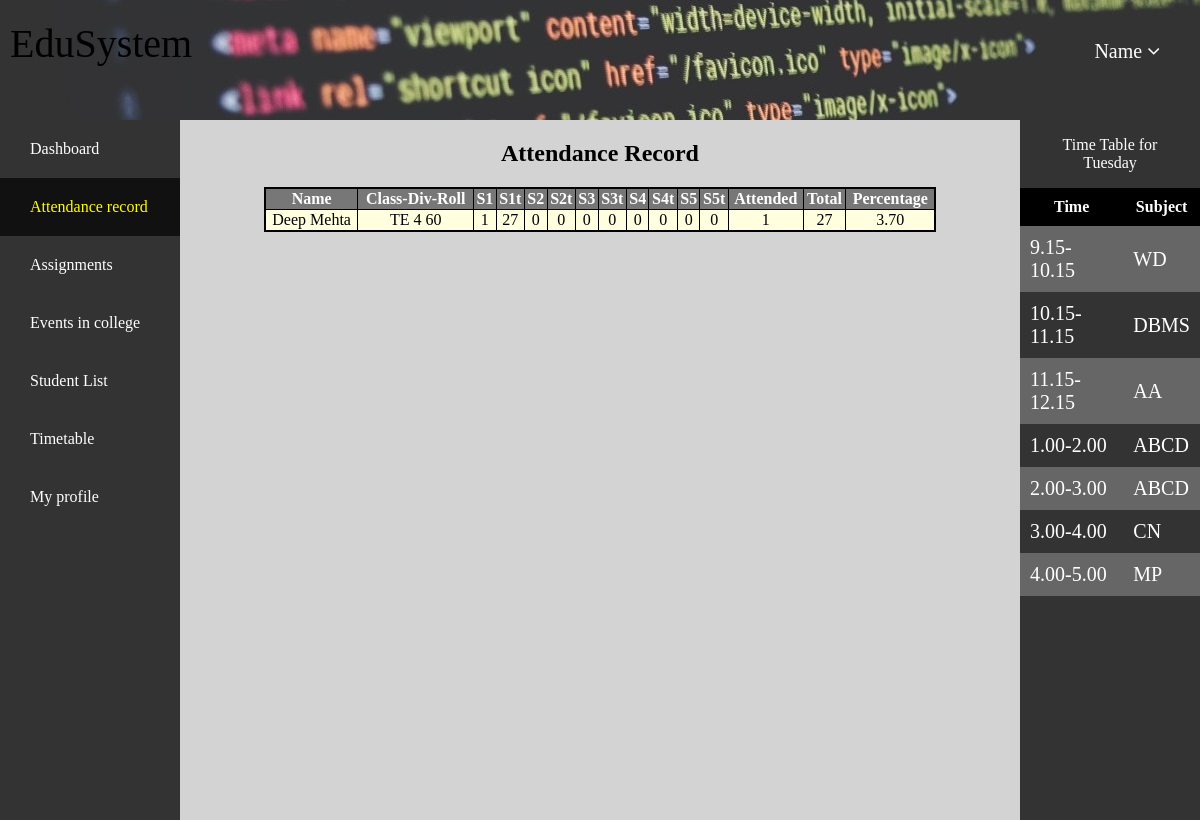
The app's page /home.php?page=attendance.php (signed in) with its own data.
### tables this page shows
CREATE TABLE `profile` (
  `UserId` varchar(15) NOT NULL,
  `Fname` text NOT NULL,
  `Lname` text NOT NULL,
  `RegNo` int(5) NOT NULL,
  `Class` varchar(2) NOT NULL,
  `Division` int(1) NOT NULL,
  `RollNo` int(2) NOT NULL,
  `MobNo` bigint(10) NOT NULL,
  `Addr` varchar(50) NOT NULL,
  `Pass` varchar(32) NOT NULL DEFAULT 'sakec',
  `S1` int(2) NOT NULL DEFAULT '0',
  `S1t` int(2) NOT NULL DEFAULT '0',
  `S2` int(2) NOT NULL DEFAULT '0',
  `S2t` int(2) NOT NULL DEFAULT '0',
  `S3` int(2) NOT NULL DEFAULT '0',
  `S3t` int(2) NOT NULL DEFAULT '0',
  `S4` int(2) NOT NULL DEFAULT '0',
  `S4t` int(2) NOT NULL DEFAULT '0',
  `S5` int(2) DEFAULT '0',
  `S5t` int(2) NOT NULL DEFAULT '0',
  `Attended` int(2) AS (S1+S2+S3+S4+S5) VIRTUAL,
  `Total` int(2) AS (S1t+S2t+S3t+S4t+S5t) VIRTUAL,
  `Percent` decimal(4,2) AS ((S1+S2+S3+S4+S5)*100/(S1t+S2t+S3t+S4t+S5t)) VIRTUAL
);

CREATE TABLE `timetable` (
  `SrNo` int(1) NOT NULL,
  `Time` varchar(15) NOT NULL,
  `Monday` varchar(15) NOT NULL,
  `Tuesday` varchar(15) NOT NULL,
  `Wednesday` varchar(15) NOT NULL,
  `Thrusday` varchar(15) NOT NULL,
  `Friday` varchar(15) NOT NULL
);

### check_attendance.php (the view, shortened to what this page needs)
<!DOCTYPE html>
<html lang="en">
<head>
	<link rel="stylesheet" href="Addons/profile.css">
</head>
<body>
	<h2>Attendance Record</h2>
	<?php
		fetch();
		function fetch() {
			$user = 'student';
			$pass = 'sakec';
			$db = 'students';
			$conn = new mysqli('localhost', $user, $pass, $db) or die("Unable to connect to server".$db);
			$get_all = "select * from profile where UserId=\"".$_SESSION['name']."\"";
			$data = mysqli_query($conn, $get_all) or die("No records found.");
			$row = mysqli_fetch_assoc($data);
			echo "<div class=\"table\"><table><tr><th>Name</th><th>Class-Div-Roll</th><th>S1</th><th>S1t</th><th>S2</th><th>S2t</th><th>S3</th><th>S3t</th><th>S4</th><th>S4t</th><th>S5</th><th>S5t</th><th>Attended</th><th>Total</th><th>Percentage</th></tr>
				<tr><td>".$row["Fname"]." ".$row["Lname"]."</td><td>".$row["Class"]." ".$row["Division"]." ".$row["RollNo"]."</td><td>".$row["S1"]."</td><td>".$row["S1t"]."</td><td>".$row["S2"]."</td><td>".$row["S2t"]."</td><td>".$row["S3"]."</td><td>".$row["S3t"]."</td><td>".$row["S4"]."</td><td>".$row["S4t"]."</td><td>".$row["S5"]."</td><td>".$row["S5t"]."</td><td>".$row["Attended"]."</td><td>".$row["Total"]."</td><td>".$row["Percent"]."</td></tr></table></div>";
		}
	?>
</body>
</html>

### home.php (shortened to what this page needs)
<html>
<head>
    <link rel="stylesheet" type="text/css" href="Addons/home.css">
    <link rel="stylesheet" href="https://cdnjs.cloudflare.com/ajax/libs/font-awesome/4.7.0/css/font-awesome.min.css">
</head>
<body>
    <div class="header">
        <div class="leftheader">
            <p class="pheader">EduSystem</p>
        </div>
        <div class="rightheader">
            <ul class="mainddheader">
                <li><a id="dropdown" href="#" onclick="#">Name        <i class="fa fa-angle-down"></i></a></li>
            </ul>
        </div>
    </div>
    <div class="flex-container">
            <div class="asideleft">
                <ul class="nav">
                    <li><a class="btn <?php if($_GET["page"]==""){echo 'active';}?>" href="home.php">Dashboard</a></li>
                    <li><a class="btn <?php if($_GET["page"]=="attendance.php"){echo 'active';}?>" href="home.php?page=attendance.php">Attendance record</a></li>
                    <li><a class="btn <?php if($_GET["page"]=="assign.php"){echo 'active';}?>" href="#">Assignments</a></li>
                    <li><a class="btn <?php if($_GET["page"]=="events.php"){echo 'active';}?>" href="#">Events in college</a></li>
                    <li><a class="btn <?php if($_GET["page"]=="list.php"){echo 'active';}?>" href="home.php?page=list.php">Student List</a></li>
                    <li><a class="btn <?php if($_GET["page"]=="tt.php"){echo 'active';}?>" href="home.php?page=timetable.php">Timetable</a></li>
                    <li><a class="btn <?php if($_GET["page"]=="update.php"){echo 'active';}?>" href="home.php?page=update.php">My profile</a></li>
                </ul>
            </div>
        <div class="maincontent">
            <?php
                if (isset($_GET['page'])&&$_GET['page']!=""){
                    include $_GET['page'];
                }
                else {
                    include 'dashboard.php';
                }
            ?>
        </div>
        <?php
            $user = 'student';
            $pass = 'sakec';
            $db = 'students';
            $conn = new mysqli('localhost', $user, $pass, $db) or die("Unable to connect to server".$db);
            $get_all = "select * from timetable";
            $data = mysqli_query($conn, $get_all) or die("No records found.");
            $row = mysqli_fetch_assoc($data);
            $day = "Tuesday";
            echo '<div class="asideright">
                <div class="iasideright">
                        <p class="tthead" align="center">Time Table for <br>'.$day.' </p>
                        <table class="asiderighttable" >
                            <tr>
                                <th>Time</th>
                                <th>Subject</th>
                            </tr>';
                            echo '<tr>
                                <td>9.15-10.15</td>
                                <td>'.$row[$day].'</td>
                            </tr>';
                            $row = mysqli_fetch_assoc($data);
                            echo '
                            <tr>
                                <td>10.15-11.15</td>
                                <td>'.$row[$day].'</td>
                            </tr>';
                            $row = mysqli_fetch_assoc($data);
                            echo '
                            <tr>
                                <td>11.15-12.15</td>
                                <td>'.$row[$day].'</td>
                            </tr>';
                            $row = mysqli_fetch_assoc($data);
                            echo '
                            <tr>
                                <td>1.00-2.00</td>
                                <td>'.$row[$day].'</td>
                            </tr>';
                            $row = mysqli_fetch_assoc($data);
                            echo '
                            <tr>
                                <td>2.00-3.00</td>
                                <td>'.$row[$day].'</td>
                            </tr>';
                            $row = mysqli_fetch_assoc($data);
                            echo '
                            <tr>
                                <td>3.00-4.00</td>
                                <td>'.$row[$day].'</td>
                            </tr>';
                            $row = mysqli_fetch_assoc($data);
                            echo '
                            <tr>
                                <td>4.00-5.00</td>
                                <td>'.$row[$day].'</td>
                            </tr>
                    </table>
                </div>
            </div>';
        ?>
    </div>
</body>
</html>

### Addons/home.css (style rules this page uses)
body { margin:0; background-image: url(sublime.jpg); background-repeat: no-repeat; }
.header { display:flex; width:100%; height:15%; justify-content: center; }
.flex-container { display: flex; flex-wrap: wrap; }
.asideleft { flex:15%; background-color:#333; }
.maincontent { flex:70%; background-color:#D3D3D3; height:700px; }
.asideright { flex:15%; background-color: #333; }
.leftheader { justify-content: center; flex:80%; }
.pheader { margin:20 0 0 10px; font-family: cursive; font-size: 40px; }
.rightheader { justify-content: center; flex:20%; text-align: right; padding:30px; }
.mainddheader { padding:0; margin:0; list-style-type: none; }
.mainddheader li { font-size:20px; padding:10px; }
.mainddheader li a { text-decoration: none; color:white; }
ul.nav { list-style-type: none; overflow: hidden; padding: 0; margin: 0px; background-color: #333; }
ul.nav > li { padding: 0px; }
ul.nav > li > a { display: block; color: white; border: none; padding: 20px 30px; text-align: left; transition: all 0.7s ease; text-decoration: none; }
ul.nav > li > a.active { background-color: #111; color: yellow; }
.tthead { color: white; }
.asiderighttable { width:100%; background-color: white; }
table,th,td { border-collapse:collapse; }
.asiderighttable th { border:0px; padding:10px; background-color: black; }
.asiderighttable tr:nth-child(odd) { background-color:#333; color:white; }
.asiderighttable tr:nth-child(even) { background-color:#666; color:white; }
.asiderighttable td { border:0; font-size: 20px; padding:10px; }

### Addons/profile.css (style rules this page uses)
.table > table { border: 2px solid black; padding: 2px; border-spacing: 0px; width: 80%; margin-left: auto; margin-right: auto; border-collapse: collapse; }
.table td, th { border: solid 1px black; text-align: center; }
.table th { background-color: #777777; color: white; }
.table tr:nth-child(even) { background-color: lightyellow; }
h2,h3 { text-align: center; }

### records on screen
profile: Fname "Deep", Lname "Mehta", Class "TE", Division "4", RollNo "60", S1 "1", S1t "27", S2 "0", S2t "0", S3 "0", S3t "0", S4 "0", S4t "0", S5 "0", S5t "0", Attended "1", Total "27", Percent "3.70"
timetable: Tuesday "WD"
timetable: Tuesday "DBMS"
timetable: Tuesday "AA"
timetable: Tuesday "ABCD"
timetable: Tuesday "ABCD"
timetable: Tuesday "CN"
timetable: Tuesday "MP"

### other values on screen
$day "Tuesday"
